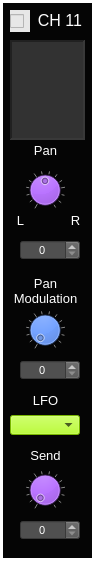
  <widget class="CustomFrame" name="frame_MixerChannel_11">
   <property name="geometry">
    <rect>
     <x>1010</x>
     <y>10</y>
     <width>95</width>
     <height>561</height>
    </rect>
   </property>
   <property name="styleSheet">
    <string notr="true">background-color: rgb(5, 5, 5);
color: rgb(255, 255, 255);</string>
   </property>
   <property name="frameShape">
    <enum>QFrame::Panel</enum>
   </property>
   <property name="frameShadow">
    <enum>QFrame::Plain</enum>
   </property>
   <property name="lineWidth">
    <number>3</number>
   </property>
   <property name="midLineWidth">
    <number>1</number>
   </property>
   <widget class="QLabel" name="label_ADSRtitle_11">
    <property name="geometry">
     <rect>
      <x>35</x>
      <y>10</y>
      <width>50</width>
      <height>20</height>
     </rect>
    </property>
    <property name="font">
     <font>
      <pointsize>12</pointsize>
     </font>
    </property>
    <property name="styleSheet">
     <string notr="true">color: rgb(255, 255, 255);</string>
    </property>
    <property name="text">
     <string>CH 11</string>
    </property>
    <property name="alignment">
     <set>Qt::AlignCenter</set>
    </property>
   </widget>
   <widget class="QTextEdit" name="textEdit_MixerChanText_11">
    <property name="geometry">
     <rect>
      <x>10</x>
      <y>40</y>
      <width>75</width>
      <height>100</height>
     </rect>
    </property>
    <property name="focusPolicy">
     <enum>Qt::NoFocus</enum>
    </property>
    <property name="styleSheet">
     <string notr="true">background-color: rgb(50,50,50);</string>
    </property>
    <property name="frameShape">
     <enum>QFrame::Panel</enum>
    </property>
    <property name="lineWidth">
     <number>2</number>
    </property>
    <property name="midLineWidth">
     <number>2</number>
    </property>
    <property name="readOnly">
     <bool>true</bool>
    </property>
   </widget>
   <widget class="QLabel" name="label_186">
    <property name="geometry">
     <rect>
      <x>25</x>
      <y>140</y>
      <width>41</width>
      <height>21</height>
     </rect>
    </property>
    <property name="font">
     <font>
      <pointsize>10</pointsize>
     </font>
    </property>
    <property name="styleSheet">
     <string notr="true">color: rgb(255, 255, 255);</string>
    </property>
    <property name="text">
     <string>Pan</string>
    </property>
    <property name="alignment">
     <set>Qt::AlignCenter</set>
    </property>
   </widget>
   <widget class="CustomDial" name="dial_MixerChPan_11">
    <property name="geometry">
     <rect>
      <x>25</x>
      <y>170</y>
      <width>40</width>
      <height>40</height>
     </rect>
    </property>
    <property name="focusPolicy">
     <enum>Qt::NoFocus</enum>
    </property>
    <property name="styleSheet">
     <string notr="true">background-color: rgb(170, 85, 255);</string>
    </property>
    <property name="minimum">
     <number>0</number>
    </property>
    <property name="maximum">
     <number>100</number>
    </property>
    <property name="value">
     <number>50</number>
    </property>
    <property name="wrapping">
     <bool>false</bool>
    </property>
    <property name="notchTarget">
     <double>8.000000000000000</double>
    </property>
    <property name="notchesVisible">
     <bool>true</bool>
    </property>
   </widget>
   <widget class="QLabel" name="label_187">
    <property name="geometry">
     <rect>
      <x>10</x>
      <y>210</y>
      <width>21</width>
      <height>21</height>
     </rect>
    </property>
    <property name="font">
     <font>
      <pointsize>10</pointsize>
     </font>
    </property>
    <property name="styleSheet">
     <string notr="true">color: rgb(255, 255, 255);</string>
    </property>
    <property name="text">
     <string>L</string>
    </property>
    <property name="alignment">
     <set>Qt::AlignCenter</set>
    </property>
   </widget>
   <widget class="QLabel" name="label_188">
    <property name="geometry">
     <rect>
      <x>65</x>
      <y>210</y>
      <width>21</width>
      <height>21</height>
     </rect>
    </property>
    <property name="font">
     <font>
      <pointsize>10</pointsize>
     </font>
    </property>
    <property name="styleSheet">
     <string notr="true">color: rgb(255, 255, 255);</string>
    </property>
    <property name="text">
     <string>R</string>
    </property>
    <property name="alignment">
     <set>Qt::AlignCenter</set>
    </property>
   </widget>
   <widget class="QLabel" name="label_189">
    <property name="geometry">
     <rect>
      <x>10</x>
      <y>270</y>
      <width>71</width>
      <height>41</height>
     </rect>
    </property>
    <property name="font">
     <font>
      <pointsize>10</pointsize>
     </font>
    </property>
    <property name="styleSheet">
     <string notr="true">color: rgb(255, 255, 255);</string>
    </property>
    <property name="text">
     <string>Pan
Modulation</string>
    </property>
    <property name="alignment">
     <set>Qt::AlignCenter</set>
    </property>
   </widget>
   <widget class="QLabel" name="label_190">
    <property name="geometry">
     <rect>
      <x>25</x>
      <y>445</y>
      <width>41</width>
      <height>21</height>
     </rect>
    </property>
    <property name="font">
     <font>
      <pointsize>10</pointsize>
     </font>
    </property>
    <property name="styleSheet">
     <string notr="true">color: rgb(255, 255, 255);</string>
    </property>
    <property name="text">
     <string>Send</string>
    </property>
    <property name="alignment">
     <set>Qt::AlignCenter</set>
    </property>
   </widget>
   <widget class="CustomDial" name="dial_MixerChSend_11">
    <property name="geometry">
     <rect>
      <x>25</x>
      <y>470</y>
      <width>40</width>
      <height>40</height>
     </rect>
    </property>
    <property name="focusPolicy">
     <enum>Qt::NoFocus</enum>
    </property>
    <property name="styleSheet">
     <string notr="true">background-color: rgb(170, 85, 255);</string>
    </property>
    <property name="maximum">
     <number>100</number>
    </property>
    <property name="value">
     <number>0</number>
    </property>
    <property name="wrapping">
     <bool>false</bool>
    </property>
    <property name="notchTarget">
     <double>8.000000000000000</double>
    </property>
    <property name="notchesVisible">
     <bool>true</bool>
    </property>
   </widget>
   <widget class="CustomComboBox" name="comboBox_MixerChPanModLfo_11">
    <property name="geometry">
     <rect>
      <x>10</x>
      <y>415</y>
      <width>70</width>
      <height>20</height>
     </rect>
    </property>
    <property name="font">
     <font>
      <pointsize>8</pointsize>
     </font>
    </property>
    <property name="focusPolicy">
     <enum>Qt::NoFocus</enum>
    </property>
    <property name="styleSheet">
     <string notr="true">selection-background-color: rgb(255, 0, 0);
color: rgb(0,0,0);
border-color: rgb(0, 0, 0);
background-color: rgb(170, 255, 0);
</string>
    </property>
    <property name="currentText">
     <string/>
    </property>
    <property name="currentIndex">
     <number>-1</number>
    </property>
    <property name="maxVisibleItems">
     <number>4</number>
    </property>
   </widget>
   <widget class="QLabel" name="label_106">
    <property name="geometry">
     <rect>
      <x>20</x>
      <y>390</y>
      <width>51</width>
      <height>21</height>
     </rect>
    </property>
    <property name="font">
     <font>
      <pointsize>10</pointsize>
     </font>
    </property>
    <property name="styleSheet">
     <string notr="true">color: rgb(255, 255, 255);</string>
    </property>
    <property name="text">
     <string>LFO</string>
    </property>
    <property name="alignment">
     <set>Qt::AlignCenter</set>
    </property>
   </widget>
   <widget class="CustomDial" name="dial_MixerChPanModLevel_11">
    <property name="geometry">
     <rect>
      <x>25</x>
      <y>310</y>
      <width>40</width>
      <height>40</height>
     </rect>
    </property>
    <property name="focusPolicy">
     <enum>Qt::NoFocus</enum>
    </property>
    <property name="styleSheet">
     <string notr="true">background-color: rgb(0, 85, 255);</string>
    </property>
    <property name="minimum">
     <number>0</number>
    </property>
    <property name="maximum">
     <number>100</number>
    </property>
    <property name="value">
     <number>0</number>
    </property>
    <property name="wrapping">
     <bool>false</bool>
    </property>
    <property name="notchTarget">
     <double>8.000000000000000</double>
    </property>
    <property name="notchesVisible">
     <bool>true</bool>
    </property>
   </widget>
   <widget class="QSpinBox" name="spinBox_MixerChPanModLevel_11">
    <property name="geometry">
     <rect>
      <x>20</x>
      <y>360</y>
      <width>60</width>
      <height>20</height>
     </rect>
    </property>
    <property name="font">
     <font>
      <pointsize>8</pointsize>
     </font>
    </property>
    <property name="focusPolicy">
     <enum>Qt::NoFocus</enum>
    </property>
    <property name="styleSheet">
     <string notr="true">background-color: rgb(80,80,80);
color: rgb(255, 255, 255);</string>
    </property>
    <property name="alignment">
     <set>Qt::AlignCenter</set>
    </property>
    <property name="readOnly">
     <bool>false</bool>
    </property>
    <property name="accelerated">
     <bool>true</bool>
    </property>
    <property name="maximum">
     <number>100</number>
    </property>
    <property name="value">
     <number>0</number>
    </property>
   </widget>
   <widget class="CustomCheckBox" name="checkBox_MixerChanActivity_11">
    <property name="geometry">
     <rect>
      <x>10</x>
      <y>10</y>
      <width>20</width>
      <height>22</height>
     </rect>
    </property>
    <property name="font">
     <font>
      <pointsize>12</pointsize>
     </font>
    </property>
    <property name="focusPolicy">
     <enum>Qt::NoFocus</enum>
    </property>
    <property name="styleSheet">
     <string notr="true">background-color: rgb(231, 231, 231);</string>
    </property>
    <property name="text">
     <string/>
    </property>
    <property name="checkable">
     <bool>true</bool>
    </property>
   </widget>
   <widget class="QSpinBox" name="spinBox_MixerChPan_11">
    <property name="geometry">
     <rect>
      <x>20</x>
      <y>240</y>
      <width>60</width>
      <height>20</height>
     </rect>
    </property>
    <property name="font">
     <font>
      <pointsize>8</pointsize>
     </font>
    </property>
    <property name="focusPolicy">
     <enum>Qt::NoFocus</enum>
    </property>
    <property name="styleSheet">
     <string notr="true">background-color: rgb(80,80,80);
color: rgb(255, 255, 255);</string>
    </property>
    <property name="alignment">
     <set>Qt::AlignCenter</set>
    </property>
    <property name="readOnly">
     <bool>false</bool>
    </property>
    <property name="accelerated">
     <bool>true</bool>
    </property>
    <property name="maximum">
     <number>100</number>
    </property>
    <property name="value">
     <number>0</number>
    </property>
   </widget>
   <widget class="QSpinBox" name="spinBox_MixerChSend_11">
    <property name="geometry">
     <rect>
      <x>20</x>
      <y>520</y>
      <width>60</width>
      <height>20</height>
     </rect>
    </property>
    <property name="font">
     <font>
      <pointsize>8</pointsize>
     </font>
    </property>
    <property name="focusPolicy">
     <enum>Qt::NoFocus</enum>
    </property>
    <property name="styleSheet">
     <string notr="true">background-color: rgb(80,80,80);
color: rgb(255, 255, 255);</string>
    </property>
    <property name="alignment">
     <set>Qt::AlignCenter</set>
    </property>
    <property name="readOnly">
     <bool>false</bool>
    </property>
    <property name="accelerated">
     <bool>true</bool>
    </property>
    <property name="maximum">
     <number>100</number>
    </property>
    <property name="value">
     <number>0</number>
    </property>
   </widget>
  </widget>
